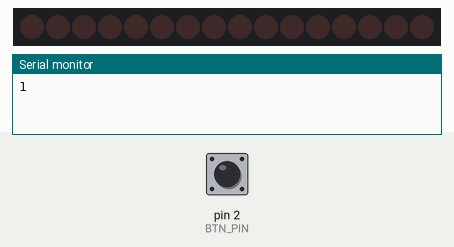
Recording of a sketch running on a simulated Arduino Uno, built with avr-gcc and run on an emulated ATmega328P. Shown: 16 shift-register outputs drawn as a row of LEDs (first output left, lit = HIGH), the last lines printed to the serial monitor. Wiring (inferred from the names in the program): 2 × shift register (74HC595): data pin 8; shift clock pin 10. Wiring (inferred from the signals the program sends): row of LEDs: on Q0, Q1, Q2, Q3, Q4, Q5, Q6, Q7, Q8, Q9, Q10, Q11, Q12, Q13, Q14, Q15. The inputs (shaded band) are chosen by the test bench; at power-on: pin 2 (BTN_PIN) HIGH.

Above: at 1.2 s.
1.3 s: pin 2 (BTN_PIN) pulled LOW for 0.15 s
At 1.39 s:
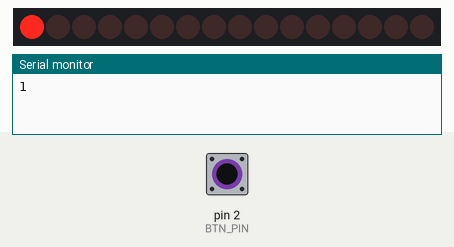
At 2.2 s:
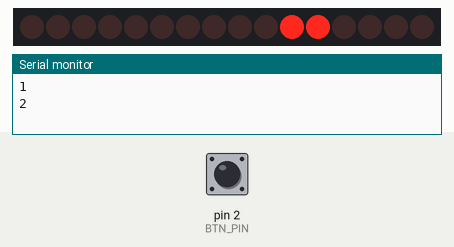
4.3 s: pin 2 (BTN_PIN) pulled LOW for 1 s
At 5.8 s:
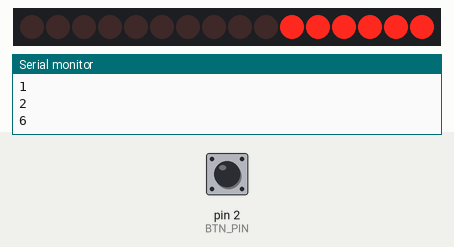
Timing chart, 0 to 7.3 s (numbered marks = the images above; inputs shaded):
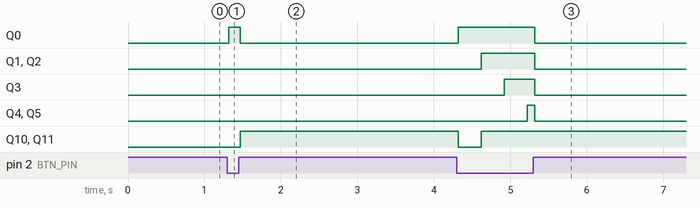

The sketch:

UnoChargeUp.ino
```cpp
#define DATA_PIN  8  // Pin connected to DS of 74HC595
#define LATCH_PIN 9  // Pin connected to STCP of 74HC595
#define CLOCK_PIN 10 // Pin connected to SHCP of 74HC595
#define BTN_PIN 2 //Pin for button

// How many of the shift registers
#define NUM_SHIFT_REGS 2

const uint8_t numOfRegisterPins = (NUM_SHIFT_REGS * 8) - 6;


unsigned level [] = { 0, 100, 300, 500, 700, 900, 1100, 1300, 1500, 1700 };
int Nlvl = sizeof(level) / sizeof(int);
byte butLst;
unsigned long msecBut;
unsigned long lastChange;

bool registers[numOfRegisterPins];

void setup() {
  Serial.begin(115200);
  pinMode(DATA_PIN, OUTPUT);
  pinMode(CLOCK_PIN, OUTPUT);
  pinMode(LATCH_PIN, OUTPUT);
  pinMode(BTN_PIN, INPUT_PULLUP);
  clearRegisters();
  writeRegisters();
}


void loop() {
  unsigned long msec = millis ();

  byte but = digitalRead (BTN_PIN);
  if (butLst != but)  {
    butLst = but;
    lastChange = millis();
    delay (20);         // debounce

    if (LOW == but)     // press
      msecBut = msec;
    else {               // release
      Serial.println (getLevel (msec - msecBut));
      clearRegisters();
      writeRegisters();
    }
  } else if (but == LOW) {

    int lvl = getLevel(msec - lastChange);
    //  Serial.println(lvl);

    switch (lvl) {
      case 1: setRegisterPin(0, HIGH); break;
      case 2: setRegisterPin(1, HIGH); break;
      case 3: setRegisterPin(2, HIGH); break;
      case 4: setRegisterPin(3, HIGH); break;
      case 5: setRegisterPin(4, HIGH); break;
      case 6: setRegisterPin(5, HIGH); break;
      case 7: setRegisterPin(6, HIGH); break;
      case 8: setRegisterPin(7, HIGH); break;
      case 9: setRegisterPin(8, HIGH); break;
      case 10: setRegisterPin(9, HIGH); break;
    }

    writeRegisters();

  }
}

int getLevel (unsigned val)
{
  for (int lvl = 0; lvl < Nlvl; lvl++)
    if (level [lvl] > val)
      return lvl;
  return Nlvl;
}

void clearRegisters() {
  // Reset all register pins
  for (int i = numOfRegisterPins - 1; i >= 0; i--) {
    registers[i] = LOW;
  }
}

void setRegisterPin(int index, int value) {
  // Set an individual pin HIGH or LOW
  registers[index] = value;
}

void writeRegisters() {
  // Set and display registers
  digitalWrite(LATCH_PIN, LOW);
  for (int i = numOfRegisterPins - 1; i >= 0; i--) {
    digitalWrite(CLOCK_PIN, LOW);
    digitalWrite(DATA_PIN, registers[i]);
    digitalWrite(CLOCK_PIN, HIGH);
  }
  digitalWrite(LATCH_PIN, HIGH);
}
```

Measured:
- after the input at 1.3 s, Q0: LOW → HIGH at once, → LOW 0.15 s later; Q10, Q11: LOW → HIGH after 0.17 s
- after the input at 4.3 s, Q0: LOW → HIGH at once, → LOW 1.0 s later; Q1, Q2: LOW → HIGH after 0.32 s, → LOW 0.70 s later; Q3: LOW → HIGH after 0.62 s, → LOW 0.40 s later; Q4, Q5: LOW → HIGH after 0.92 s, → LOW 0.10 s later; Q10, Q11: HIGH → LOW at once, → HIGH 0.30 s later
